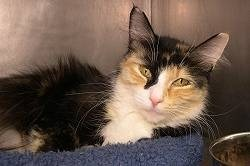
#> input picture OpenCV_knn_Dogs_Cats_Classif/cats_dogs_images/0208e61e-7257-4f91-801c-ca4a5e84d05e.jpg, 250 x 166 px; its folder holds only this picture in this run
$ jupyter execute --allow-errors Class_Cats_Dogs_imagen.ipynb
#> lines starting #> are read from the running program, lines starting #| are printed output that depends on the picture
# Clasificación de imágenes KNN con OpenCV

[cell 1]
# Importamos las librerias a usar
import json
import numpy as np
import pandas as pd
import matplotlib.pyplot as plt
from imutils import paths
import seaborn as sns
import random
import time
from datetime import datetime
import cv2
from sklearn.model_selection import train_test_split
from sklearn.metrics import confusion_matrix, accuracy_score

## Acerca del conjunto de datos

En este proyecto, trabajaremos con un conjunto de 400 imágenes, 200 de gatos y 200 de perros, cada una con sus respectivas etiquetas. Puedes descargar las imágenes desde el siguiente enlace [Dataset source](https://cv-studio-accessible.s3.us-south.cloud-object-storage.appdomain.cloud/cats_dogs_images_.zip). Nuestro objetivo es desarrollar un modelo de clasificación de imágenes utilizando visión computacional. Entrenaremos el modelo con estas imágenes para que pueda distinguir entre imágenes que contienen un perro o un gato. Una vez entrenado, podremos utilizar el modelo para detectar automáticamente si una imagen dada contiene un perro o un gato."

[cell 2]
# Abre el archivo JSON con las etiquetas
with open('_annotations.json', 'r') as file:
    # Carga el contenido del archivo en una variable
#> (reads OpenCV_knn_Dogs_Cats_Classif/_annotations.json from the repository)
    label = json.load(file)

[cell 3]
# Visualiza las 5 primeras etiquetas
list(label['annotations'].items())[:5]

### Cargar y trazar la imagen

[cell 4]
# Selecciona una imagen aleatoria
imagenes_aleatorias = 'cats_dogs_images/' + random.choice(list(label["annotations"].keys()))
# Abrimos la imagen
imagen_prueba = cv2.imread(imagenes_aleatorias)
# Cambiamos a formato RGB
#> (the rest of this cell did not finish here and is left out)

Antes de utilizar el modelo, es necesario realizar el preprocesamiento de los datos, transformamos la imagen a escala de grises, lo que simplificará el proceso y disminuirá la cantidad de recursos computacionales necesarios.

#> (a cell that did not finish here is left out)

Cambiar el tamaño de la imagen puede acelerar el entrenamiento del algoritmo

#> (a cell that did not finish here is left out)

Aplanar la imagen para convertirla en una matriz unidimensional  que pueda ser procesada por algoritmos de machine learning.

#> (a cell that did not finish here is left out)

Después de aplicar estos pasos a una imagen de ejemplo y asegurarnos que todo funcione como esperas, el siguiente paso sería aplicar los mismos pasos a todas las demás imágenes en el conjunto de datos.

[cell 8]
# Crear una lista con las rutas de cada imagen
image_paths = list(paths.list_images('cats_dogs_images'))
train_imag = []
train_labels = []
class_object = label['labels']

# Iterar sobre la lista de rutas de imágenes
for (i, image_path) in enumerate(image_paths):
    # Abrir la imagen
    image = cv2.imread(image_path)
#> image is the input picture: shape (166, 250, 3); mean B, G, R 77.3, 88.8, 107.3
    # Convertir la imagen a escala de grises
    image = cv2.cvtColor(image, cv2.COLOR_BGR2GRAY)
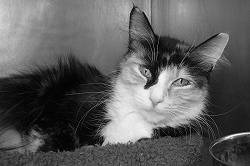
#> image: shape (166, 250); min 0, max 251, mean 93
    # Etiquetas
    etiqueta = class_object.index(label['annotations'][image_path[17:]][0]['label'])
    tmp_label = label['annotations'][image_path[17:]][0]['label']
    # Redimensionar la imagen
    image = cv2.resize(image, (32, 32))
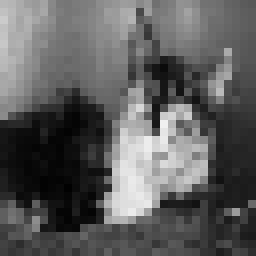
#> image: shape (32, 32) (shown 8 times larger); min 1, max 240, mean 93
    # Aplanar la imagen
    pixels = image.flatten()
#> pixels = 1024 values, max 240 at index 500, min 1 at index 744, mean 93.04
    # Agregar las imágenes aplanadas
    train_imag.append(pixels)
    train_labels.append(etiqueta)
    # Imprimir el resultado
    if tmp_label == 'cat':
        print('Cargando...', '\U0001F408', 'La imagen', str(i+1), 'es un', tmp_label)
    else:
        print('Cargando...', '\U0001F436', 'La imagen', str(i+1), 'es un', tmp_label)

creamos una matriz de imágenes de entrenamiento en formato float32 y una matriz de etiquetas en formato (label size, 1), donde cada etiqueta sea un número entero que represente la clase a la que pertenece la imagen correspondiente.

[cell 9]
# Convierte la lista de imágenes de entrenamiento en una matriz numpy de tipo float32
train_imag = np.array(train_imag).astype('float32')
# Convierte la lista de etiquetas de entrenamiento en una matriz numpy
train_labels = np.array(train_labels)

[cell 10]
# Convierte las etiquetas de entrenamiento a números enteros
train_labels = train_labels.astype(int)
# Redimensiona las etiquetas de entrenamiento
train_labels = train_labels.reshape((train_labels.size, 1))
# Imprime las etiquetas de entrenamiento
print(train_labels)

## Modelo

Dividimos los datos en entrenamiento y prueba

#> (a cell that did not finish here is left out)

Entrenamos el modelo KNN, evaluamos las imágenes de entrenamiento y prueba para obtener la precisión del modelo. Probamos varios valores de k para encontrar el óptimo, que determina cuántos vecinos se utilizan en el proceso de votación.

[cell 12]
# Instanciamos el modelo
model = cv2.ml.KNearest_create()
# Entrenamos el modelo con los datos de entrenamiento
#> (the rest of this cell did not finish here and is left out)

Después de entrenar el modelo, evaluamos los resultados para determinar cuál es el mejor valor de k.

[cell 13]
## Creamos una lista vacía para guardar la precisión y la matriz de confusión
accuracy = []
matrices_confusion = []

## Utilizaremos un bucle porque tenemos múltiples valores de k
#> (the rest of this cell did not finish here and is left out)

ahora graficamos

[cell 14]
t = 0
## Para cada valor de k crearemos una matriz de confusión
for array in matrices_confusion:
    # Creamos un DataFrame a partir del array de la matriz de confusión
    df_cm = pd.DataFrame(array)
    # Ajustamos el tamaño de fuente para las etiquetas
    sns.set(font_scale=1.2)
    # Creamos el heatmap de la matriz de confusión
    sns.heatmap(df_cm, annot=True, annot_kws={"size": 14}, fmt=".0f")
    t += 1
    # Añadimos un título a la matriz de confusión
    plt.title("Matriz de confusión para k igual a " + str(t))
    plt.show()
